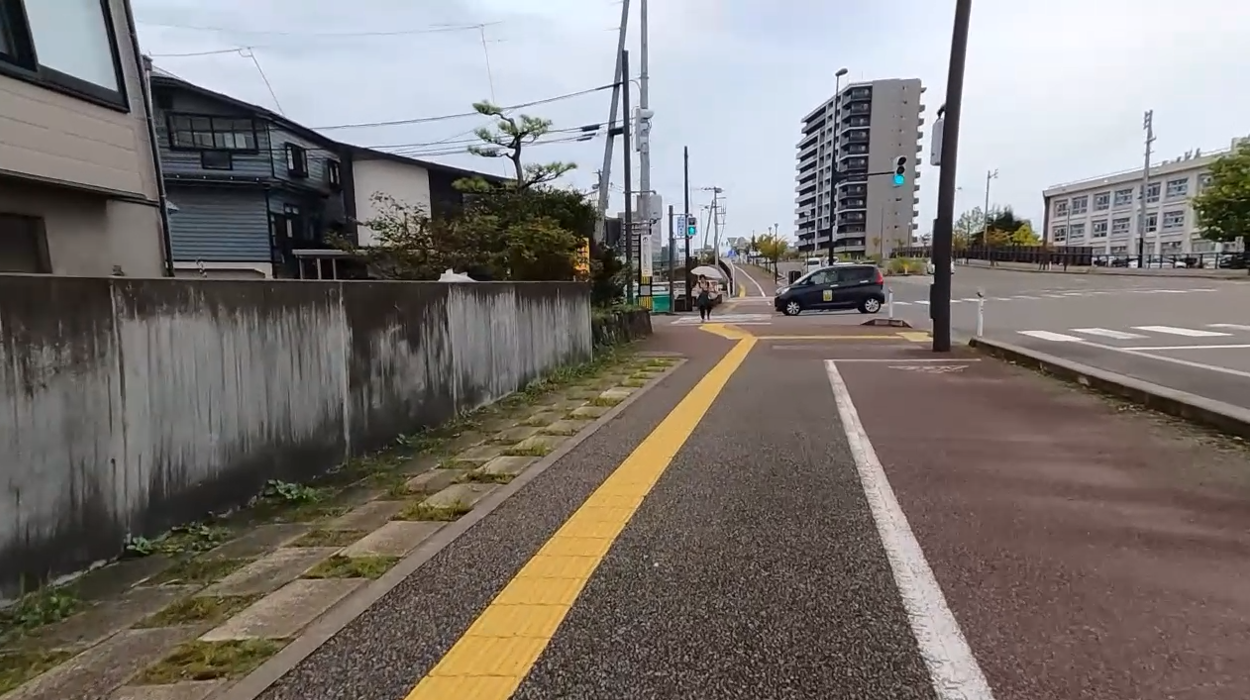
#> input picture Input/straight1.png, 1250 x 700 px, found by its file name
$ python scikit.py
#> lines starting #> are read from the running program, lines starting #| are printed output that depends on the picture
from skimage.segmentation import felzenszwalb
import cv2
import numpy as np

img = cv2.imread("Input/straight1.png")
#> img is the input picture: shape (700, 1250, 3); mean B, G, R 113.2, 117.4, 123.5
img = cv2.cvtColor(img, cv2.COLOR_BGR2RGB)

segments = felzenszwalb(
    img,
    scale=200,
    sigma=1.0,
    min_size=200
)
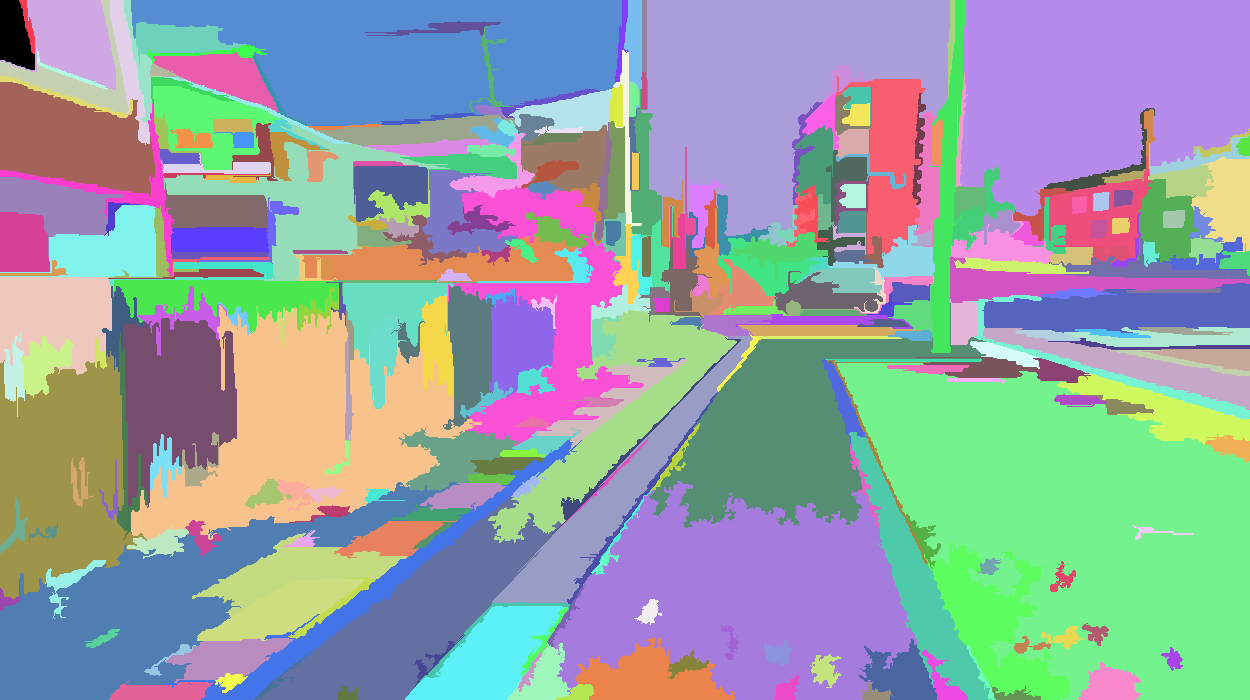
#> segments: shape (700, 1250) int64; 348 distinct labels, from 0 to 347; one colour per label, 0 black

# 可視化
vis = np.zeros_like(img)
num_segments = segments.max() + 1
#> num_segments = 348

rng = np.random.default_rng(0)
for seg_id in range(num_segments):
    color = rng.integers(0, 255, size=3)
    vis[segments == seg_id] = color
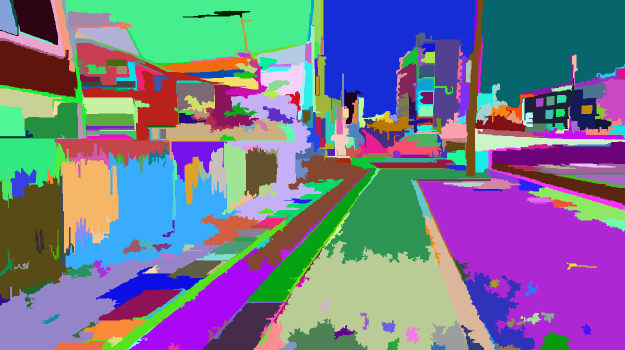
#> vis: shape (700, 1250, 3) (shown at 1/2 size); mean of channels 0, 1, 2 142.6, 118.3, 118.2; drawn as B, G, R

cv2.imwrite("felzenszwalb_segments.png",
            cv2.cvtColor(vis, cv2.COLOR_RGB2BGR))
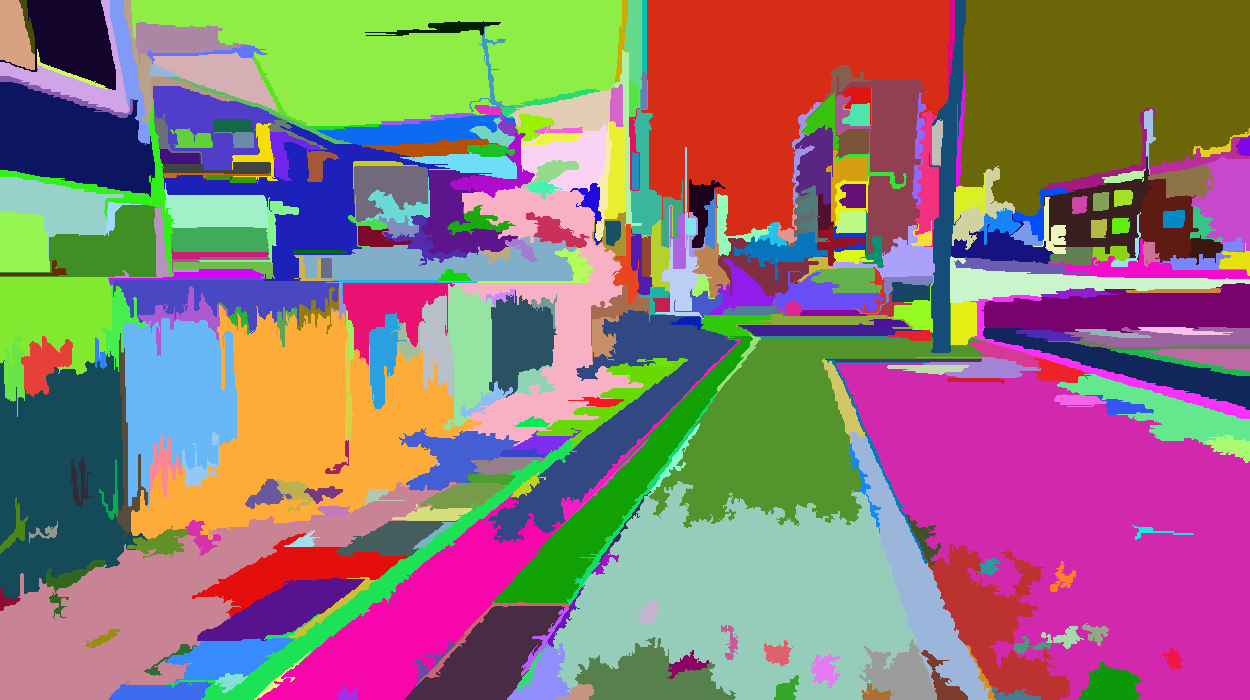
#> saved as felzenszwalb_segments.png: shape (700, 1250, 3); mean B, G, R 118.2, 118.3, 142.6

$ run again, with Input/straight2.png copied over Input/straight1.png
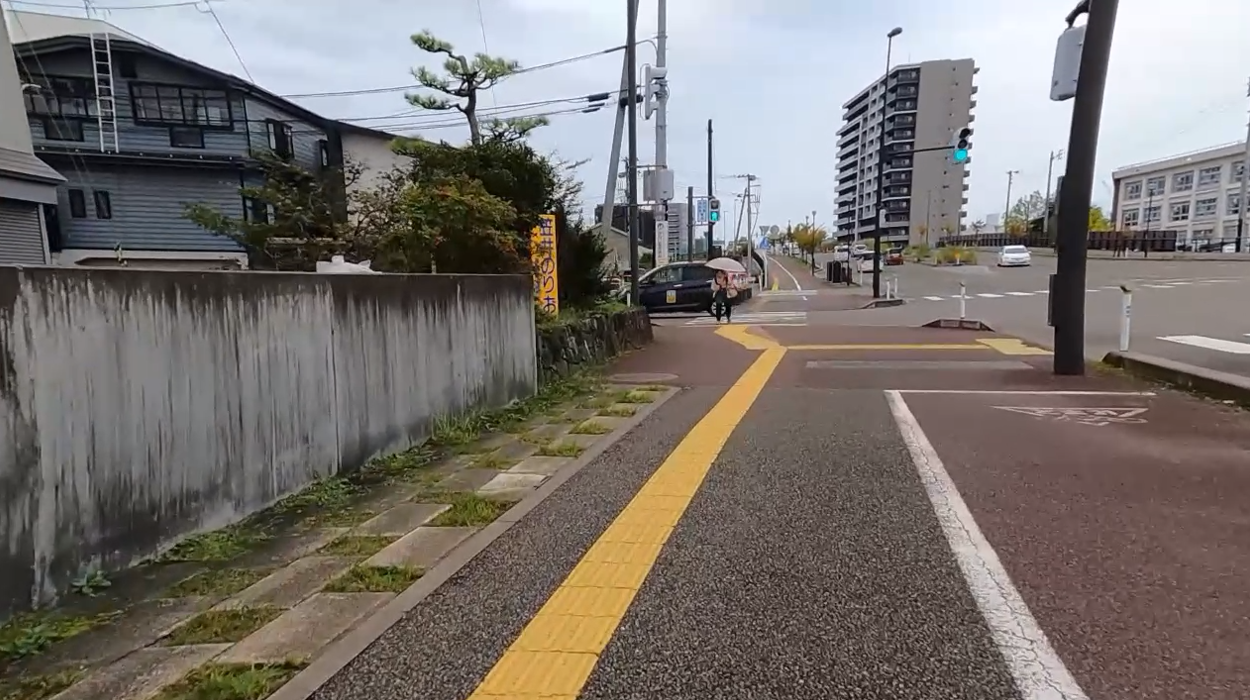
#> input picture Input/straight2.png, 1250 x 700 px, found by its file name
#> img is the input picture: shape (700, 1250, 3); mean B, G, R 110.6, 114.8, 120.7
#> `segments = felzenszwalb( img, scale=200, sigma=1.0, min_size=200 )`:
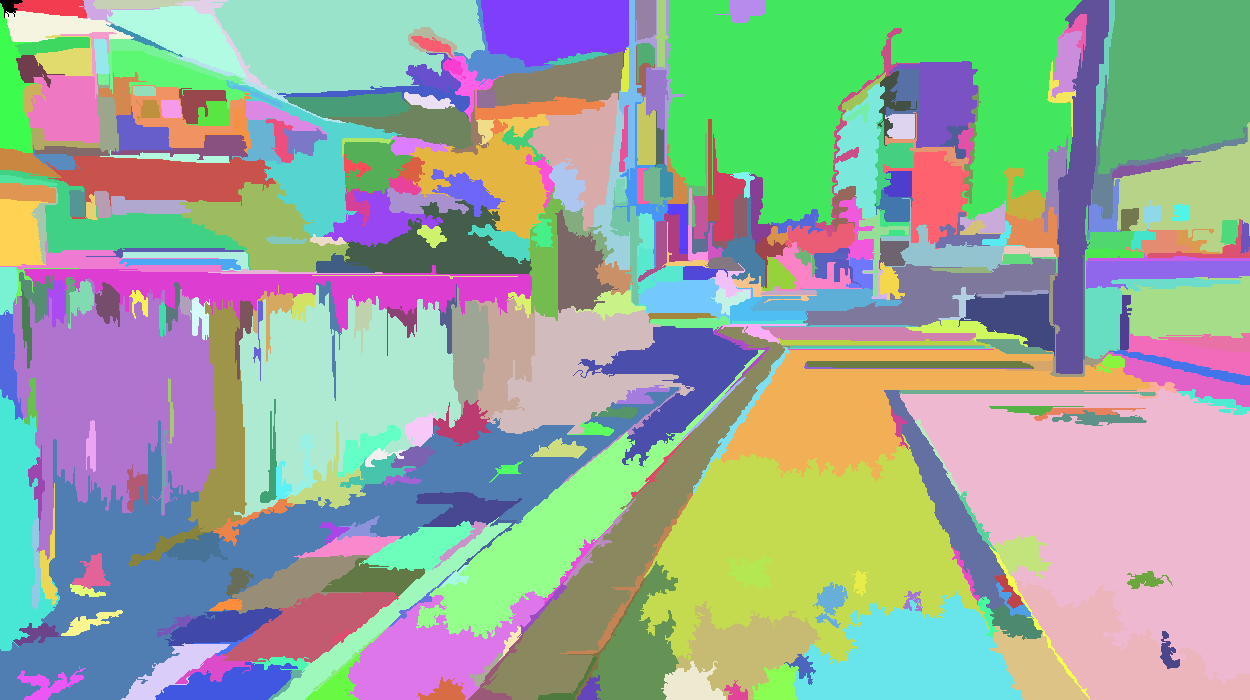
#> segments: shape (700, 1250) int64; 394 distinct labels, from 0 to 393; one colour per label, 0 black
#> num_segments = 394
#> `cv2.imwrite("felzenszwalb_segments.png", cv2.cvtColor(vis, cv2.COLOR_R..`:
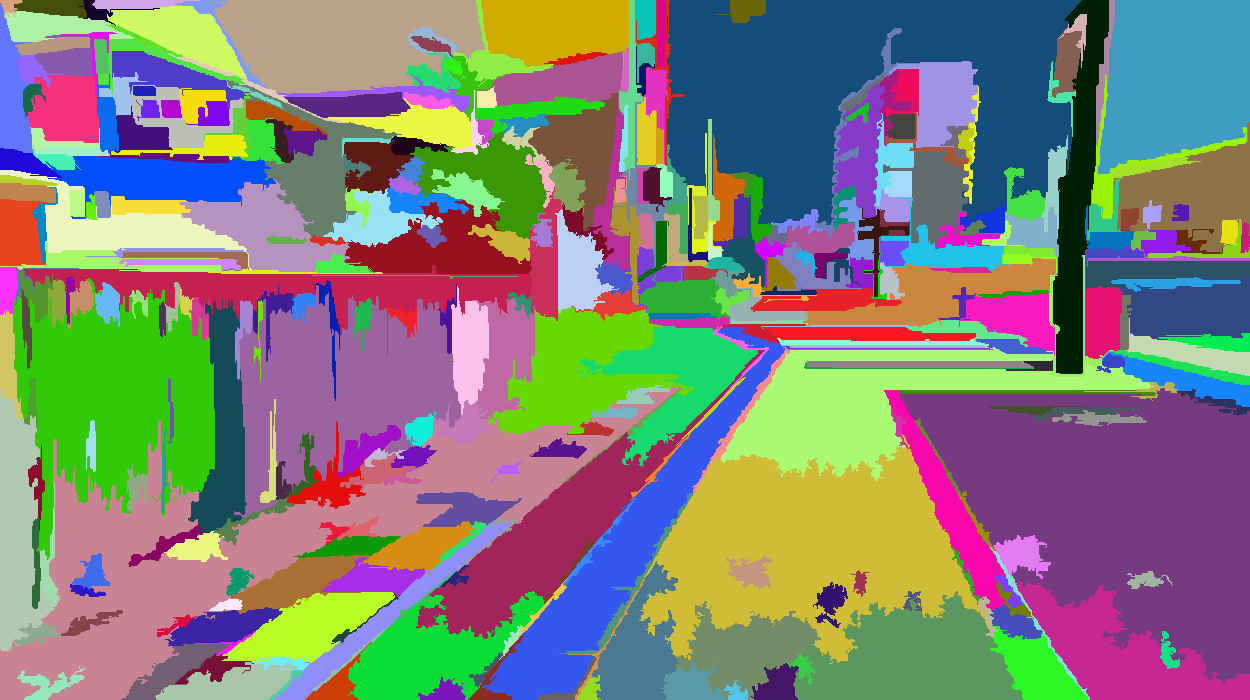
#> saved as felzenszwalb_segments.png: shape (700, 1250, 3); mean B, G, R 119.4, 127.1, 127.6

$ run again, with Input/right1.png copied over Input/straight1.png
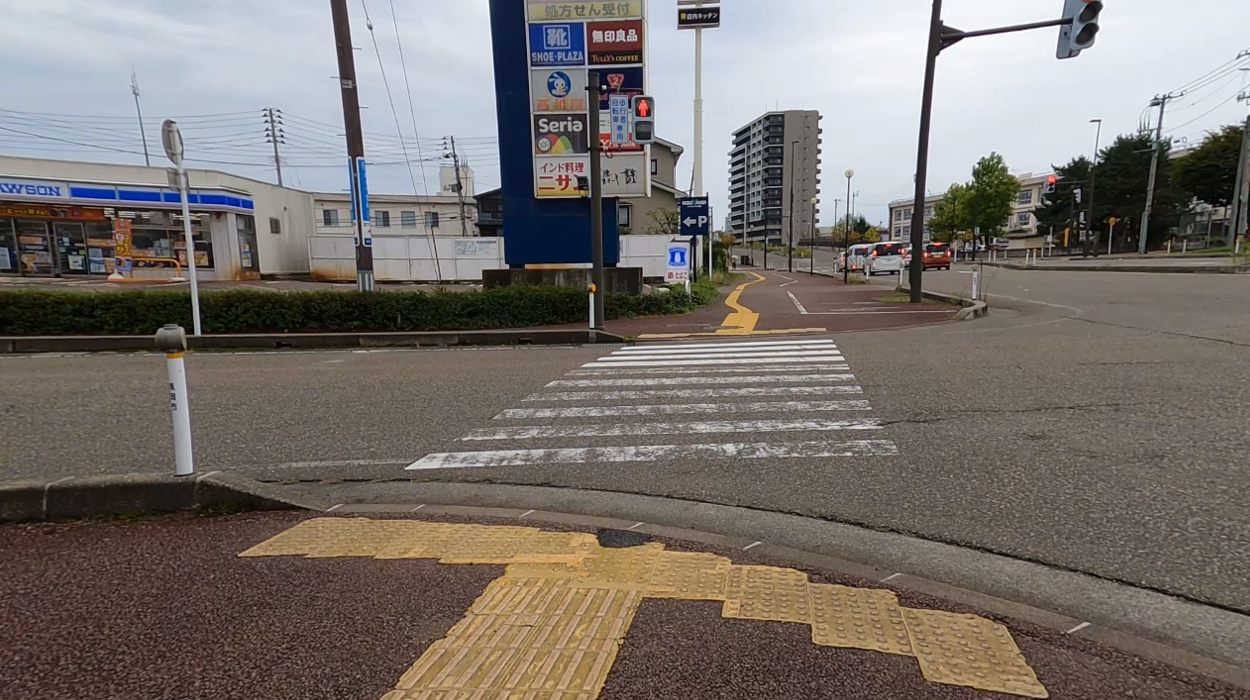
#> input picture Input/right1.png, 1250 x 700 px, found by its file name
#> img is the input picture: shape (700, 1250, 3); mean B, G, R 108.9, 114, 120.9
#> `segments = felzenszwalb( img, scale=200, sigma=1.0, min_size=200 )`:
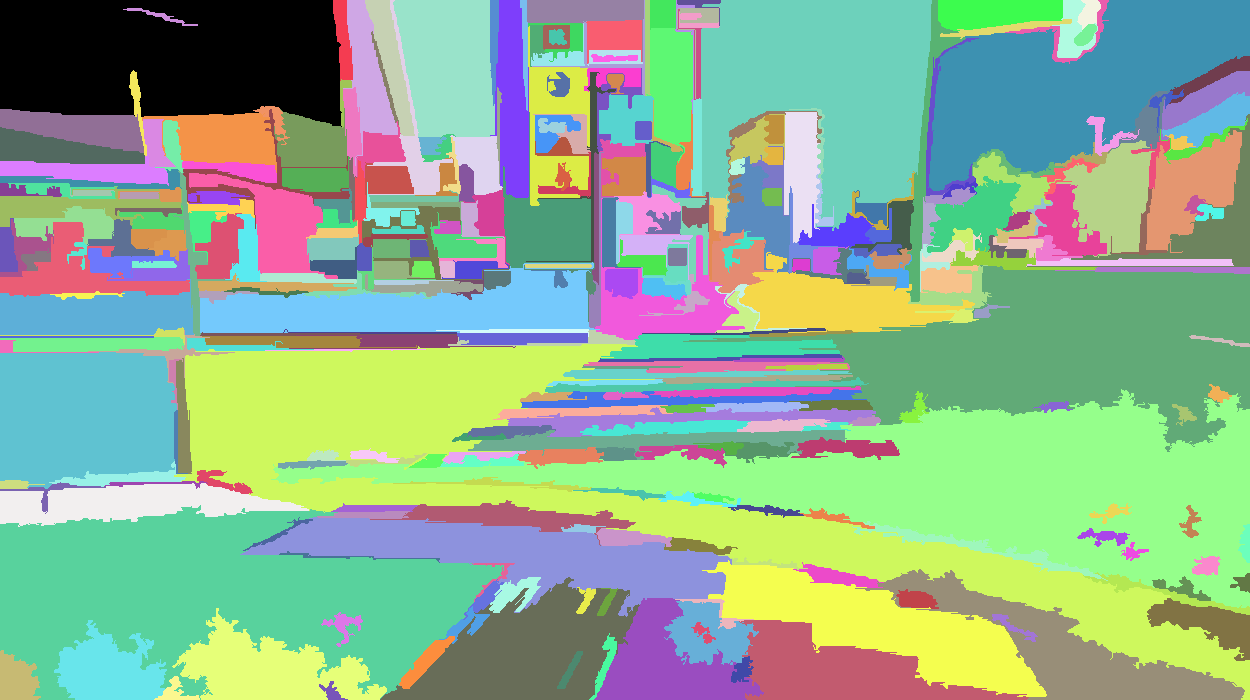
#> segments: shape (700, 1250) int64; 372 distinct labels, from 0 to 371; one colour per label, 0 black
#> num_segments = 372
#> `cv2.imwrite("felzenszwalb_segments.png", cv2.cvtColor(vis, cv2.COLOR_R..`:
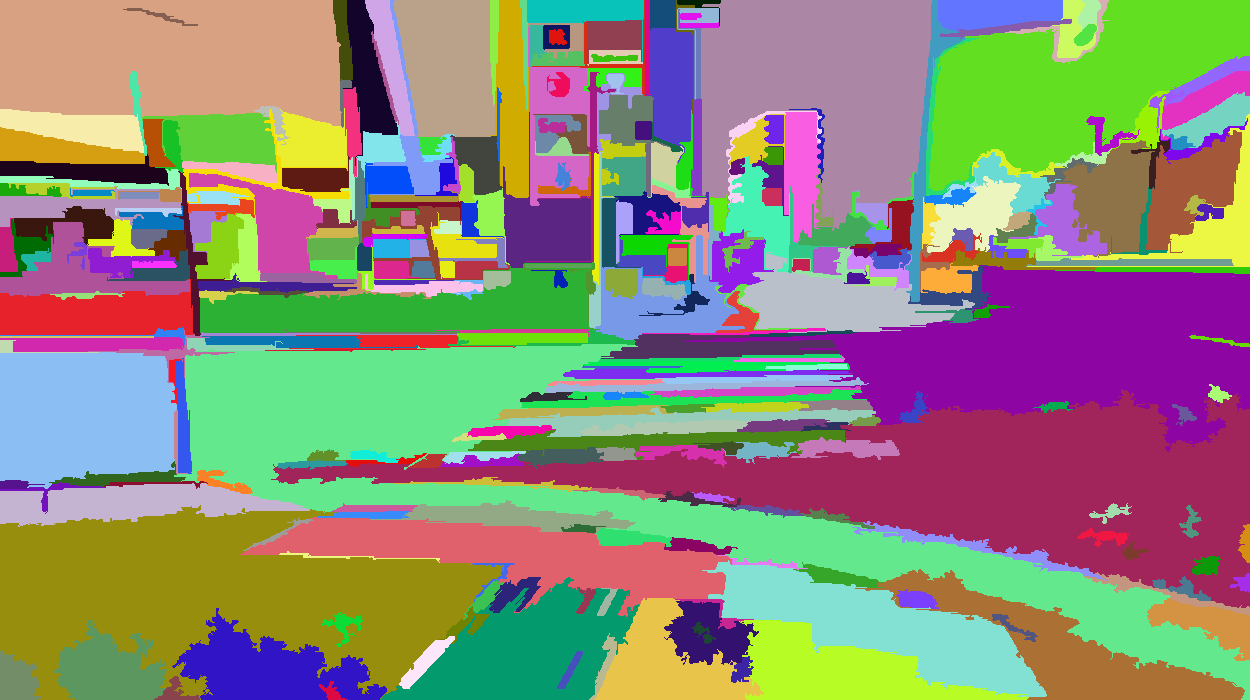
#> saved as felzenszwalb_segments.png: shape (700, 1250, 3); mean B, G, R 119.3, 136.3, 141.2
